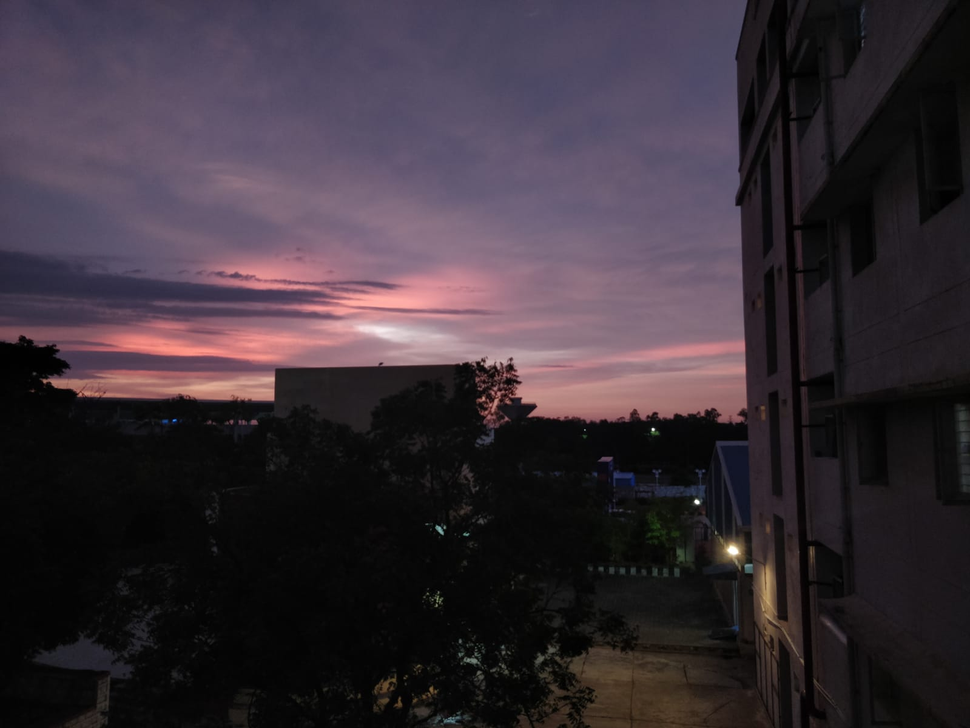
#> input picture manual/image1.png, 970 x 728 px, shrunk from 1599 x 1200 before the run
$ python -i preprocessing.py   (imports and definitions only)   (older library calls are emulated)
#> lines starting #> are read from the running program, lines starting #| are printed output that depends on the picture
"""
Advanced Preprocessing Module for Low-Light Images
Prepares images before Deep Retinex processing for better quality
"""
import cv2
import numpy as np
from typing import Tuple, Dict, Optional
from scipy.ndimage import gaussian_filter


class ImagePreprocessor:
    """
    Preprocessing pipeline for low-light images
    Applied BEFORE feeding images to RetinexNet
    """

    def __init__(self):
        self.preprocessing_stats = {}

    def analyze_image_characteristics(self, image: np.ndarray) -> Dict:
        """
        Analyze image to determine preprocessing strategy

        Returns statistics about:
        - Brightness level
        - Noise level
        - Contrast
        - Color cast
        """
        stats = {}

        # Ensure float [0, 1]
        if image.max() > 1.0:
            image = image / 255.0

        # Brightness
        stats['mean_brightness'] = np.mean(image)
        stats['is_very_dark'] = stats['mean_brightness'] < 0.15
        stats['is_dark'] = stats['mean_brightness'] < 0.3

        # Contrast (standard deviation)
        stats['contrast'] = np.std(image)
        stats['is_low_contrast'] = stats['contrast'] < 0.15

        # Noise estimation (using Laplacian variance)
        gray = cv2.cvtColor((image * 255).astype(np.uint8), cv2.COLOR_RGB2GRAY)
        laplacian_var = cv2.Laplacian(gray, cv2.CV_64F).var()
        stats['noise_level'] = laplacian_var
        stats['is_noisy'] = laplacian_var > 500

        # Color cast detection
        if len(image.shape) == 3:
            channel_means = image.mean(axis=(0, 1))
            max_mean = channel_means.max()
            min_mean = channel_means.min()
            stats['color_cast'] = (max_mean - min_mean) / (max_mean + 1e-6)
            stats['has_color_cast'] = stats['color_cast'] > 0.15
        else:
            stats['color_cast'] = 0
            stats['has_color_cast'] = False

        # Dynamic range
        stats['dynamic_range'] = image.max() - image.min()
        stats['is_low_dynamic_range'] = stats['dynamic_range'] < 0.5

        return stats

    # [25 lines left out: function denoise_adaptive, not called in this run]

    def correct_color_cast(self, image: np.ndarray, method: str = 'gray_world') -> np.ndarray:
        """
        Correct color cast using various methods

        Args:
            method: 'gray_world', 'white_patch', or 'auto'
        """
        if len(image.shape) != 3:
            return image

        if image.max() > 1.0:
            image = image / 255.0

        if method == 'gray_world':
            # Gray World assumption: average color should be gray
            avg = image.mean(axis=(0, 1))
            gray_avg = avg.mean()
            scaling = gray_avg / (avg + 1e-6)
            corrected = image * scaling[None, None, :]

        elif method == 'white_patch':
            # White Patch assumption: brightest point should be white
            max_vals = image.max(axis=(0, 1))
            scaling = 1.0 / (max_vals + 1e-6)
            corrected = image * scaling[None, None, :]

        else:  # auto
            # Combination of both methods
            gw_result = self.correct_color_cast(image, 'gray_world')
            wp_result = self.correct_color_cast(image, 'white_patch')
            corrected = 0.6 * gw_result + 0.4 * wp_result

        return np.clip(corrected, 0, 1)

    # [92 lines left out: functions enhance_dark_regions, normalize_illumination, not called in this run]

    def preprocess_pipeline(self, image: np.ndarray,
                          denoise: bool = True,
                          color_correction: bool = True,
                          enhance_dark: bool = True,
                          adaptive: bool = True) -> Tuple[np.ndarray, Dict]:
        """
        Full preprocessing pipeline with adaptive processing

        Args:
            denoise: Apply denoising if needed
            color_correction: Correct color cast
            enhance_dark: Enhance very dark regions
            adaptive: Automatically determine what to apply based on analysis

        Returns:
            Preprocessed image and processing stats
        """
        # Ensure [0, 1] range
        if image.max() > 1.0:
            image = image / 255.0

        # Analyze image
        stats = self.analyze_image_characteristics(image)
        self.preprocessing_stats = stats

        processed = image.copy()
        applied_steps = []

        # Step 1: Denoising (if needed)
        if denoise and (not adaptive or stats['is_noisy']):
            processed = self.denoise_adaptive(processed, stats['noise_level'])
            applied_steps.append(f"denoising (noise_level={stats['noise_level']:.1f})")

        # Step 2: Color cast correction (if needed)
        if color_correction and (not adaptive or stats['has_color_cast']):
            processed = self.correct_color_cast(processed, method='auto')
            applied_steps.append(f"color_correction (cast={stats['color_cast']:.3f})")

        # Step 3: Enhance very dark regions (if needed)
        if enhance_dark and (not adaptive or stats['is_very_dark']):
            processed = self.enhance_dark_regions(processed, threshold=0.25)
            applied_steps.append(f"dark_enhancement (brightness={stats['mean_brightness']:.3f})")

        # Prepare stats for output
        output_stats = {
            'input_stats': stats,
            'applied_steps': applied_steps,
            'improvement': {
                'brightness': processed.mean() - image.mean(),
                'contrast': processed.std() - image.std()
            }
        }

        return processed, output_stats

    # [42 lines left out: function preprocess_for_retinex, not called in this run]

>>> import cv2
>>> picture = cv2.cvtColor(cv2.imread('../../manual/image1.png'), cv2.COLOR_BGR2RGB)
>>> result = ImagePreprocessor().preprocess_pipeline(picture)
#> in preprocess_pipeline, `image = image / 255.0`:
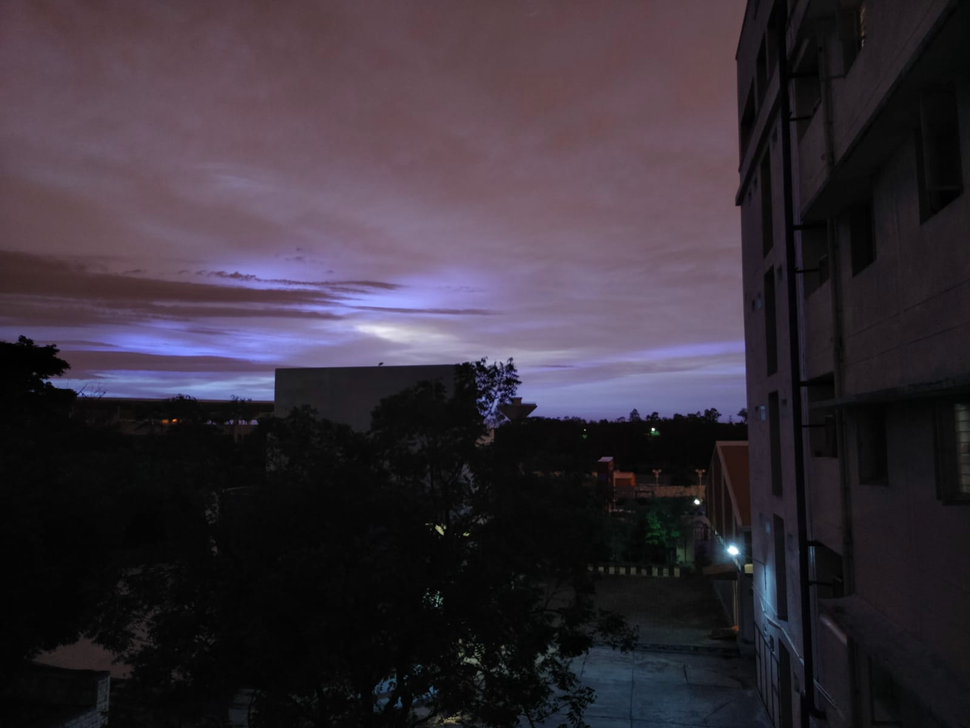
#> image: shape (728, 970, 3) float64; mean of channels 0, 1, 2 0.225, 0.186, 0.218; drawn as B, G, R
#> in analyze_image_characteristics, `gray = cv2.cvtColor((image * 255).astype(np.uint8), cv2.COLOR_RGB2GRAY)`:
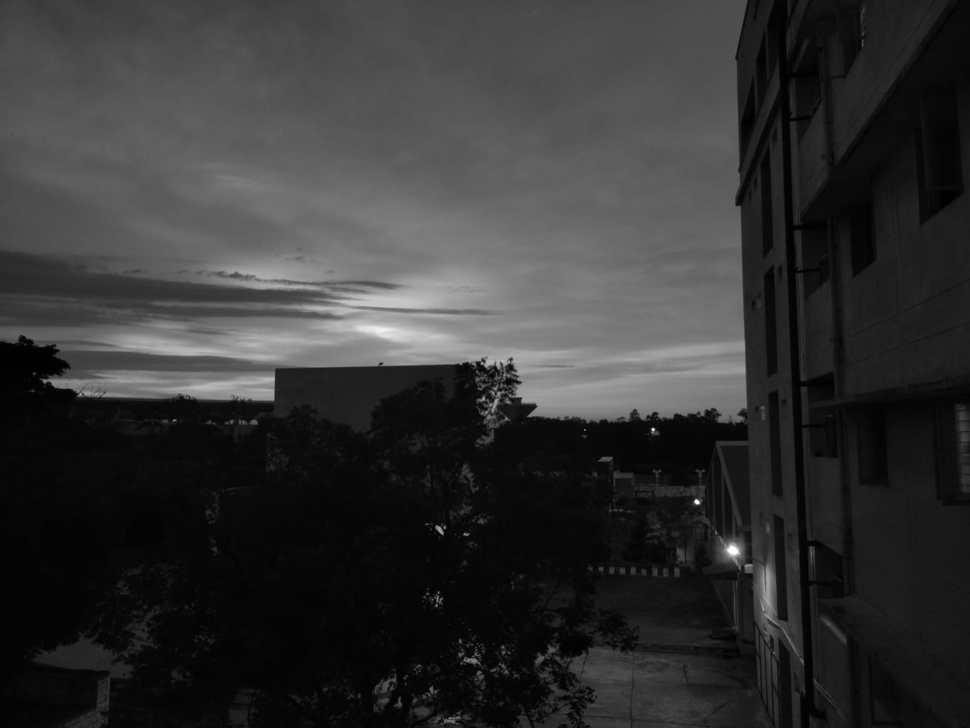
#> gray: shape (728, 970); min 0, max 255, mean 51.3
#> in analyze_image_characteristics, `laplacian_var = cv2.Laplacian(gray, cv2.CV_64F).var()`: laplacian_var = 50.59
#> in analyze_image_characteristics, `channel_means = image.mean(axis=(0, 1))`: channel_means = [0.225, 0.186, 0.218]
#> in analyze_image_characteristics, `max_mean = channel_means.max()`: max_mean = 0.225
#> in analyze_image_characteristics, `min_mean = channel_means.min()`: min_mean = 0.186
#> in preprocess_pipeline, `stats = self.analyze_image_characteristics(image)`: stats = 11 items
#> call 2 of correct_color_cast, with method = 'gray_world'
#> in correct_color_cast (call 2), `avg = image.mean(axis=(0, 1))`: avg = [0.225, 0.186, 0.218]
#> in correct_color_cast (call 2), `gray_avg = avg.mean()`: gray_avg = 0.21
#> in correct_color_cast (call 2), `scaling = gray_avg / (avg + 1e-6)`: scaling = [0.934, 1.13, 0.96]
#> in correct_color_cast (call 2), `corrected = image * scaling[None, None, :]`:
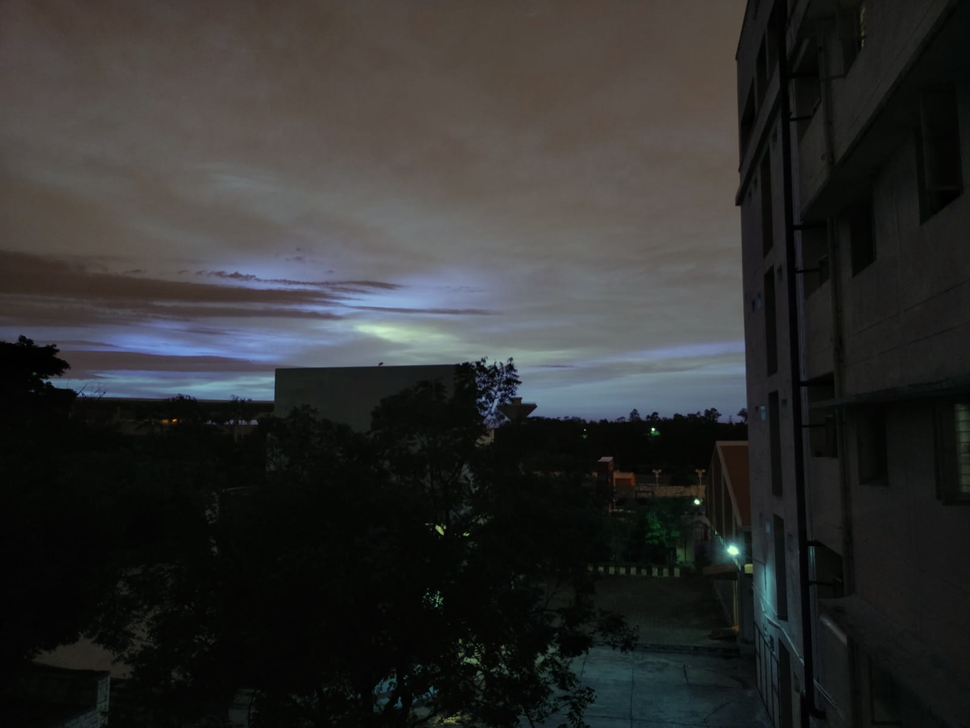
#> corrected: shape (728, 970, 3) float64; mean of channels 0, 1, 2 0.21, 0.21, 0.21; drawn with min black and max white

$ run again, on manual/image2.png
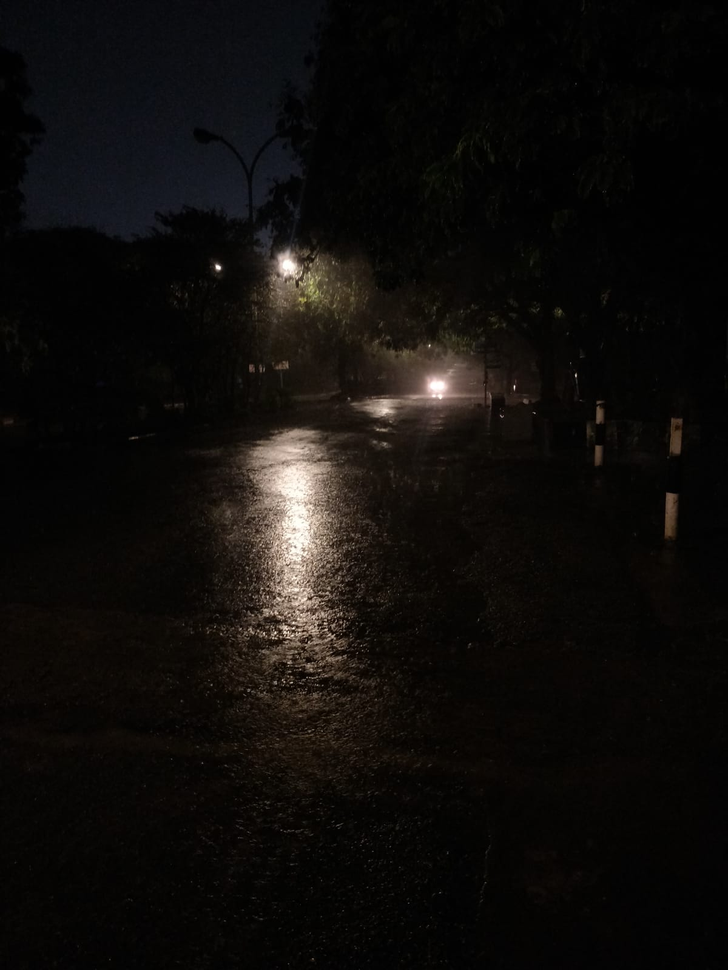
#> input picture manual/image2.png, 728 x 970 px, shrunk from 1200 x 1599 before the run
#> laplacian_var = 223.1
#> channel_means = [0.0599, 0.051, 0.0429]
#> max_mean = 0.0599
#> min_mean = 0.0429
#> stats = 11 items
#> in enhance_dark_regions, `dark_mask = np.clip((threshold - brightness) / threshold, 0, 1)`:
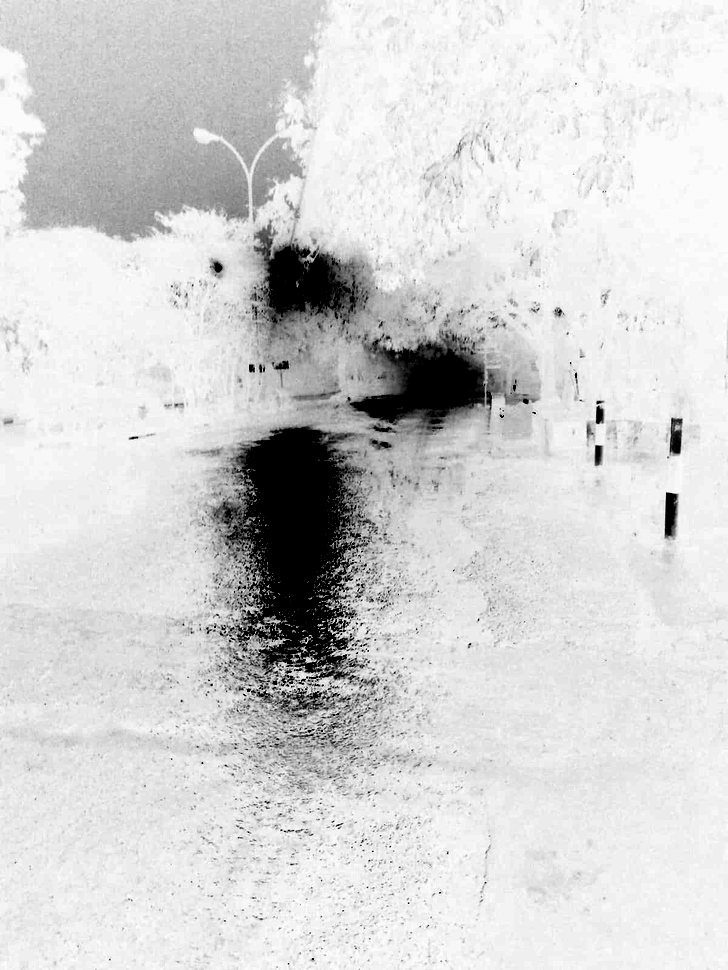
#> dark_mask: shape (970, 728) float32; min 0, max 1, mean 0.83
#> in enhance_dark_regions, `result = dark_mask * enhanced + (1 - dark_mask) * image`:
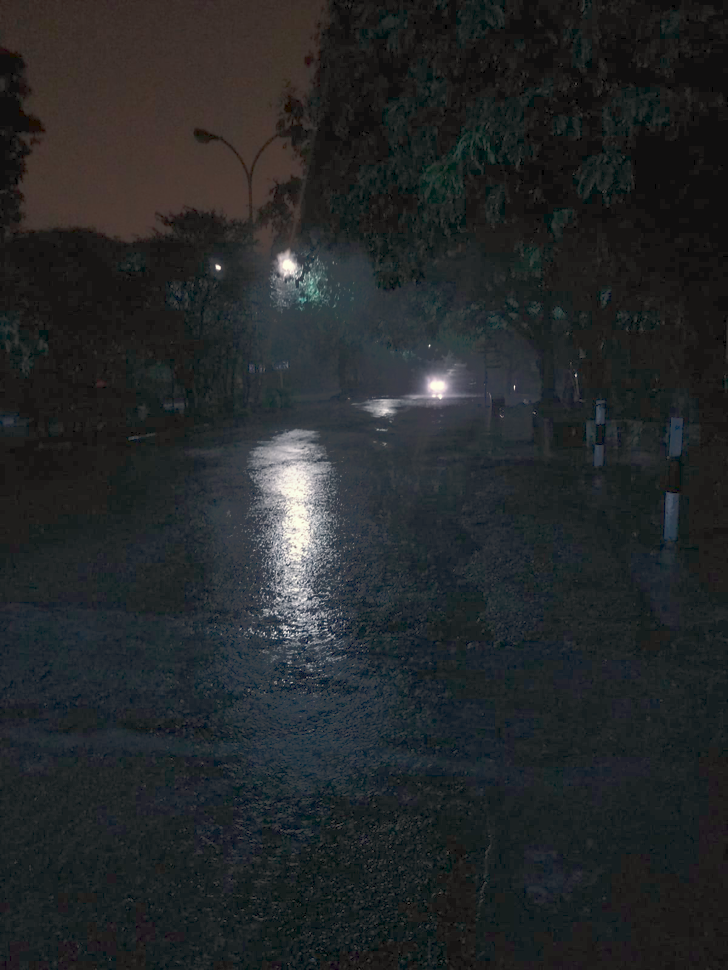
#> result: shape (970, 728, 3) float64; mean of channels 0, 1, 2 0.163, 0.157, 0.145; drawn as B, G, R

$ run again, on manual/image3.png
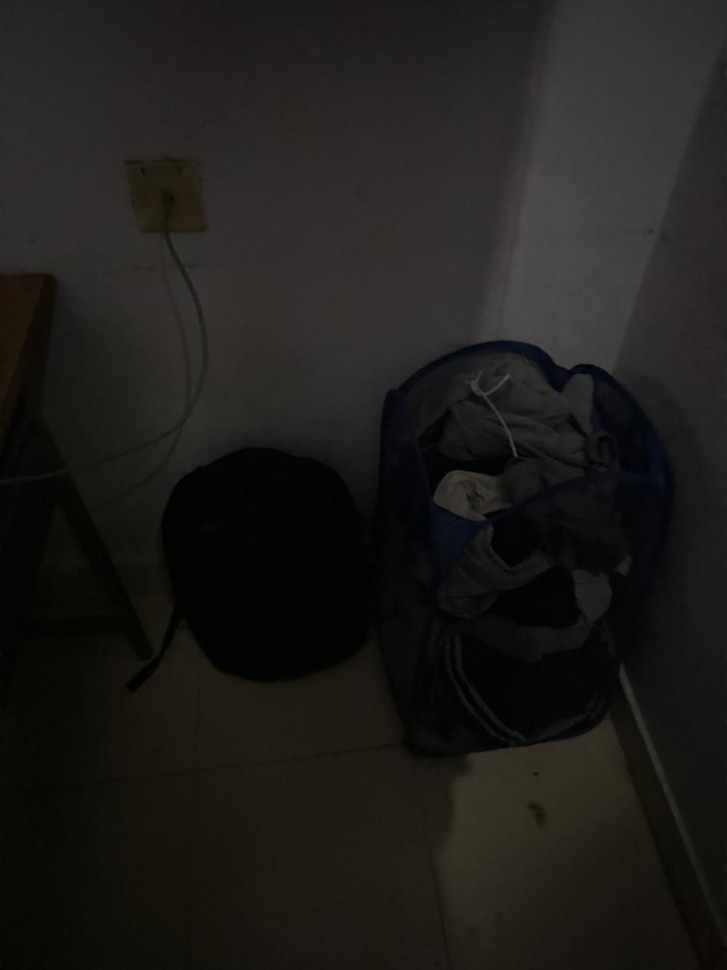
#> input picture manual/image3.png, 727 x 970 px, shrunk from 960 x 1280 before the run
#> laplacian_var = 3.98
#> channel_means = [0.118, 0.11, 0.1]
#> max_mean = 0.118
#> min_mean = 0.1
#> stats = 11 items
#> in enhance_dark_regions, `enhanced = np.power(image, gamma)`:
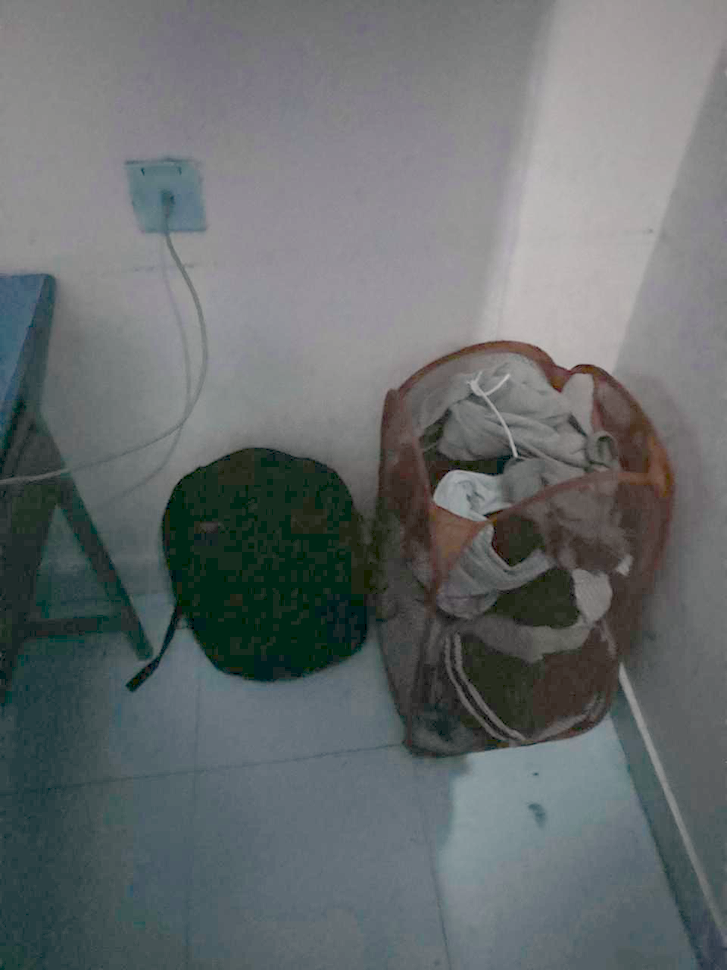
#> enhanced: shape (970, 727, 3) float64; mean of channels 0, 1, 2 0.43, 0.426, 0.405; drawn as B, G, R
#> in enhance_dark_regions, `result = dark_mask * enhanced + (1 - dark_mask) * image`:
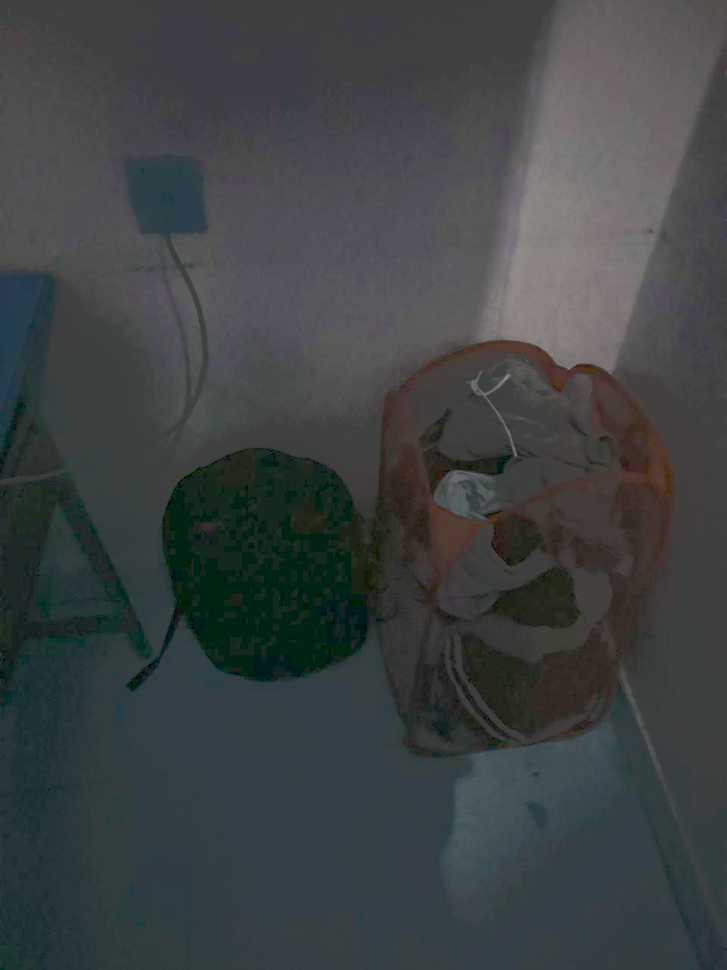
#> result: shape (970, 727, 3) float64; mean of channels 0, 1, 2 0.267, 0.263, 0.245; drawn as B, G, R
